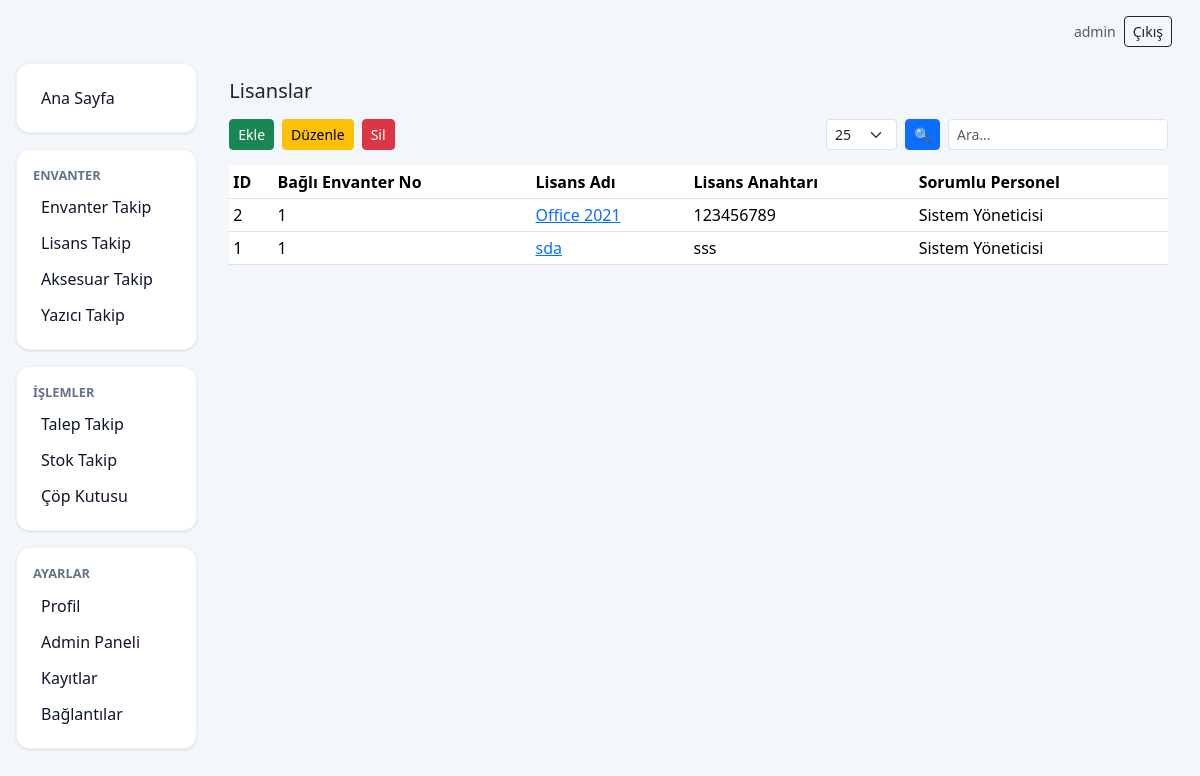
Page /licenses (signed in) on the committed database.
### models.py (models this page shows)
class Base(DeclarativeBase):
    pass

class License(Base):
    __tablename__ = "licenses"
    id: Mapped[int] = mapped_column(Integer, primary_key=True, autoincrement=True)
    lisans_adi: Mapped[str] = mapped_column(String(200), index=True, nullable=False)
    lisans_anahtari: Mapped[str] = mapped_column(String(500), nullable=False)
    sorumlu_personel: Mapped[str | None] = mapped_column(String(150), index=True)
    bagli_envanter_no: Mapped[str | None] = mapped_column(String(150), index=True)
    ifs_no: Mapped[str | None] = mapped_column(String(150))
    tarih: Mapped[str | None] = mapped_column(String(50))
    islem_yapan: Mapped[str | None] = mapped_column(String(150))
    mail_adresi: Mapped[str | None] = mapped_column(String(200))
    logs: Mapped[list["LicenseLog"]] = relationship(
        "LicenseLog", back_populates="license_", cascade="all, delete-orphan"
    )

### routers/license.py (the view)
@router.get("", response_class=HTMLResponse)
def license_list(request: Request, db: Session = Depends(get_db)):
    rows = (
        db.query(
            License.id,
            License.bagli_envanter_no,
            License.lisans_adi,
            License.lisans_anahtari,
            License.sorumlu_personel,
        )
        .order_by(License.id.desc())
        .all()
    )
    users = db.query(User).order_by(User.full_name).all()
    inventory_nos = [r.no for r in db.query(Inventory.no).order_by(Inventory.no).all()]
    return templates.TemplateResponse(
        "license_list.html",
        {"request": request, "rows": rows, "users": users, "inventory_nos": inventory_nos},
    )

### templates/license_list.html (shortened to what this page needs)
{% extends "base.html" %}
{% block content %}
<div class="container-fluid p-3">
  <h5 class="mb-3">Lisanslar</h5>
  <div class="d-flex justify-content-between mb-3">
    <div class="d-flex gap-2">
      <button class="btn btn-success btn-sm" data-bs-toggle="modal" data-bs-target="#addLicModal">Ekle</button>
      <button class="btn btn-warning btn-sm">Düzenle</button>
      <button class="btn btn-danger btn-sm">Sil</button>
    </div>
    <div class="d-flex gap-2 align-items-center">
      <select class="form-select form-select-sm w-auto">
        <option value="25">25</option>
      </select>
      <button class="btn btn-primary btn-sm">🔍</button>
      <input type="text" class="form-control form-control-sm" placeholder="Ara...">
    </div>
  </div>
  <div class="table-responsive">
    <table class="table table-sm table-hover align-middle">
      <thead>
        <tr>
          <th>ID</th>
          <th>Bağlı Envanter No</th>
          <th>Lisans Adı</th>
          <th>Lisans Anahtarı</th>
          <th>Sorumlu Personel</th>
        </tr>
      </thead>
      <tbody>
        {% for r in rows %}
        <tr>
          <td>{{ r.id }}</td>
          <td>{{ r.bagli_envanter_no or "" }}</td>
          <td><a href="/licenses/{{ r.id }}" class="text-decoration-underline">{{ r.lisans_adi }}</a></td>
          <td>{{ r.lisans_anahtari }}</td>
          <td>{{ r.sorumlu_personel or "" }}</td>
        </tr>
        {% else %}
        <tr><td colspan="5" class="text-muted">Kayıt yok</td></tr>
        {% endfor %}
      </tbody>
    </table>
  </div>
</div>
{% endblock %}

### static/css/custom.css (style rules this page uses)
.bg-app { background: #f3f6fb; }

### rows in the picture
License: id "2", bagli_envanter_no "1", lisans_adi "Office 2021", lisans_anahtari "123456789", sorumlu_personel "Sistem Yöneticisi"
License: id "1", bagli_envanter_no "1", lisans_adi "sda", lisans_anahtari "sss", sorumlu_personel "Sistem Yöneticisi"

### other values in the picture
{{ request.session.get('user_name') }} "admin"
